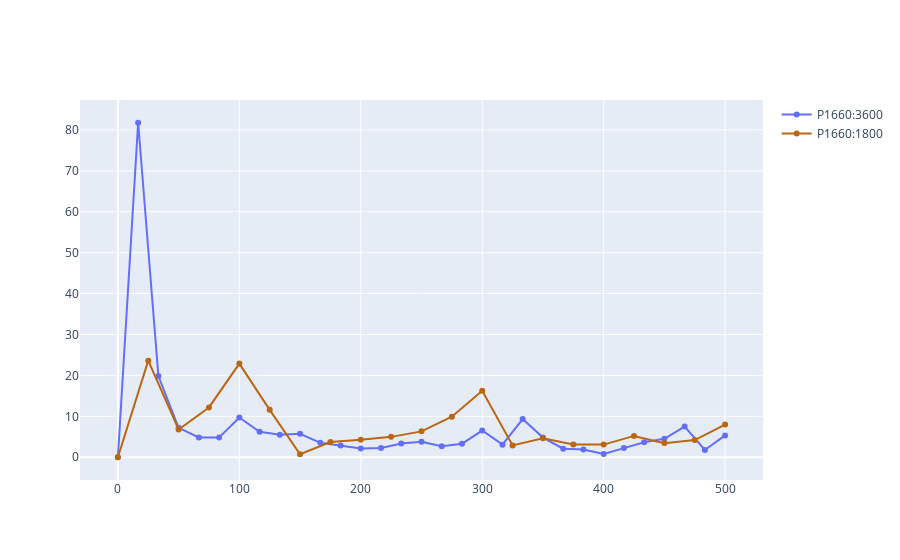

Notebook code cell kept with this figure:
### Code cell
dB, fq = test_class.fanuc_rfft(temp_AT[770:830])
dB2, fq2 = test_class2.fanuc_rfft(temp_AT2[980:1020])
dB[0]=0
dB2[0]=0
fig = go.Figure(data=go.Scatter(y=dB, x=fq, mode='lines+markers', name=f"P1660:3600"))
fig.add_trace(go.Scatter(y=dB2, x=fq2, mode='lines+markers', line_color="#BB6611", name=f"P1660:1800"))

### Figure 1 — Plotly figure (JSON) as saved in the notebook; plotly's stock layout.template omitted (floating-point values rounded to 4 significant figures)
{"data": [{"mode": "lines+markers", "name": "P1660:3600", "type": "scatter", "x": [0, 16.67, 33.33, 50, 66.67, 83.33, 100, 116.7, 133.3, 150, 166.7, 183.3, 200, 216.7, 233.3, 250.0, 266.7, 283.3, 300, 316.7, 333.3, 350, 366.7, 383.3, 400, 416.7, 433.3, 450.0, 466.7, 483.3, 500.0], "y": [0, 81.76, 19.85, 7.183, 4.849, 4.844, 9.71, 6.213, 5.491, 5.745, 3.528, 2.848, 2.157, 2.259, 3.374, 3.771, 2.707, 3.278, 6.527, 3.074, 9.333, 4.801, 2.081, 1.895, 0.824, 2.233, 3.652, 4.512, 7.506, 1.778, 5.333]}, {"line": {"color": "#BB6611"}, "mode": "lines+markers", "name": "P1660:1800", "type": "scatter", "x": [0, 25, 50, 75, 100, 125, 150, 175, 200, 225, 250, 275, 300, 325, 350, 375, 400, 425, 450, 475, 500], "y": [0, 23.61, 6.779, 12.17, 22.88, 11.59, 0.7356, 3.715, 4.298, 4.98, 6.325, 9.919, 16.26, 2.893, 4.644, 3.126, 3.087, 5.215, 3.454, 4.206, 8.0]}], "layout": {}}
